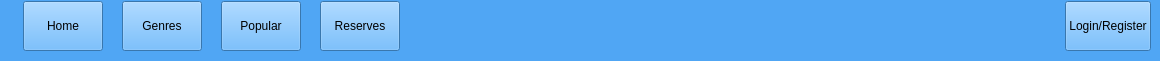
     <widget class="QWidget" name="widget" native="true">
      <property name="minimumSize">
       <size>
        <width>0</width>
        <height>55</height>
       </size>
      </property>
      <property name="styleSheet">
       <string notr="true">background-color: #50A6F4;</string>
      </property>
      <widget class="QWidget" name="layoutWidget">
       <property name="geometry">
        <rect>
         <x>10</x>
         <y>0</y>
         <width>1141</width>
         <height>52</height>
        </rect>
       </property>
       <layout class="QHBoxLayout" name="NavBar">
        <item>
         <spacer name="horizontalSpacer_5">
          <property name="maximumSize">
           <size>
            <width>16777215</width>
            <height>50</height>
           </size>
          </property>
          <property name="orientation">
           <enum>Qt::Horizontal</enum>
          </property>
          <property name="sizeType">
           <enum>QSizePolicy::Maximum</enum>
          </property>
          <property name="sizeHint" stdset="0">
           <size>
            <width>20</width>
            <height>20</height>
           </size>
          </property>
         </spacer>
        </item>
        <item>
         <widget class="QLabel" name="IconH">
          <property name="maximumSize">
           <size>
            <width>31</width>
            <height>31</height>
           </size>
          </property>
          <property name="text">
           <string/>
          </property>
          <property name="pixmap">
           <pixmap>Icons/home.png</pixmap>
          </property>
          <property name="scaledContents">
           <bool>true</bool>
          </property>
          <property name="alignment">
           <set>Qt::AlignLeading|Qt::AlignLeft|Qt::AlignTop</set>
          </property>
         </widget>
        </item>
        <item>
         <widget class="QPushButton" name="homeButton">
          <property name="maximumSize">
           <size>
            <width>16777215</width>
            <height>50</height>
           </size>
          </property>
          <property name="styleSheet">
           <string notr="true">border-width : 0px;</string>
          </property>
          <property name="text">
           <string>Home</string>
          </property>
         </widget>
        </item>
        <item>
         <widget class="QLabel" name="IconG1">
          <property name="maximumSize">
           <size>
            <width>31</width>
            <height>31</height>
           </size>
          </property>
          <property name="text">
           <string/>
          </property>
          <property name="pixmap">
           <pixmap>Icons/book-row.png</pixmap>
          </property>
          <property name="scaledContents">
           <bool>true</bool>
          </property>
         </widget>
        </item>
        <item>
         <widget class="QPushButton" name="genresButton">
          <property name="maximumSize">
           <size>
            <width>16777215</width>
            <height>50</height>
           </size>
          </property>
          <property name="styleSheet">
           <string notr="true">border-width : 0px;</string>
          </property>
          <property name="text">
           <string>Genres</string>
          </property>
         </widget>
        </item>
        <item>
         <widget class="QLabel" name="IconP">
          <property name="maximumSize">
           <size>
            <width>31</width>
            <height>31</height>
           </size>
          </property>
          <property name="text">
           <string/>
          </property>
          <property name="pixmap">
           <pixmap>Icons/fire.png</pixmap>
          </property>
          <property name="scaledContents">
           <bool>true</bool>
          </property>
         </widget>
        </item>
        <item>
         <widget class="QPushButton" name="popularButton">
          <property name="maximumSize">
           <size>
            <width>16777215</width>
            <height>50</height>
           </size>
          </property>
          <property name="styleSheet">
           <string notr="true">border-width : 0px;</string>
          </property>
          <property name="text">
           <string>Popular</string>
          </property>
         </widget>
        </item>
        <item>
         <widget class="QLabel" name="IconR">
          <property name="maximumSize">
           <size>
            <width>31</width>
            <height>31</height>
           </size>
          </property>
          <property name="text">
           <string/>
          </property>
          <property name="pixmap">
           <pixmap>Icons/book-stack.png</pixmap>
          </property>
          <property name="scaledContents">
           <bool>true</bool>
          </property>
         </widget>
        </item>
        <item>
         <widget class="QPushButton" name="reservesButton">
          <property name="maximumSize">
           <size>
            <width>16777215</width>
            <height>50</height>
           </size>
          </property>
          <property name="styleSheet">
           <string notr="true">border-width : 0px;</string>
          </property>
          <property name="text">
           <string>Reserves</string>
          </property>
         </widget>
        </item>
        <item>
         <spacer name="verticalSpacer_2">
          <property name="maximumSize">
           <size>
            <width>16777215</width>
            <height>50</height>
           </size>
          </property>
          <property name="orientation">
           <enum>Qt::Vertical</enum>
          </property>
          <property name="sizeType">
           <enum>QSizePolicy::Maximum</enum>
          </property>
          <property name="sizeHint" stdset="0">
           <size>
            <width>20</width>
            <height>50</height>
           </size>
          </property>
         </spacer>
        </item>
        <item>
         <spacer name="horizontalSpacer">
          <property name="maximumSize">
           <size>
            <width>16777215</width>
            <height>50</height>
           </size>
          </property>
          <property name="orientation">
           <enum>Qt::Horizontal</enum>
          </property>
          <property name="sizeType">
           <enum>QSizePolicy::MinimumExpanding</enum>
          </property>
          <property name="sizeHint" stdset="0">
           <size>
            <width>70</width>
            <height>20</height>
           </size>
          </property>
         </spacer>
        </item>
        <item>
         <widget class="QLabel" name="labelA">
          <property name="maximumSize">
           <size>
            <width>31</width>
            <height>31</height>
           </size>
          </property>
          <property name="text">
           <string/>
          </property>
          <property name="pixmap">
           <pixmap>Icons/user.png</pixmap>
          </property>
          <property name="scaledContents">
           <bool>true</bool>
          </property>
         </widget>
        </item>
        <item>
         <widget class="QPushButton" name="AccountButton">
          <property name="maximumSize">
           <size>
            <width>16777215</width>
            <height>50</height>
           </size>
          </property>
          <property name="styleSheet">
           <string notr="true">border-width : 0px;</string>
          </property>
          <property name="text">
           <string>Login/Register</string>
          </property>
         </widget>
        </item>
        <item>
         <spacer name="horizontalSpacer_2">
          <property name="maximumSize">
           <size>
            <width>16777215</width>
            <height>50</height>
           </size>
          </property>
          <property name="orientation">
           <enum>Qt::Horizontal</enum>
          </property>
          <property name="sizeType">
           <enum>QSizePolicy::Maximum</enum>
          </property>
          <property name="sizeHint" stdset="0">
           <size>
            <width>20</width>
            <height>20</height>
           </size>
          </property>
         </spacer>
        </item>
       </layout>
      </widget>
     </widget>
